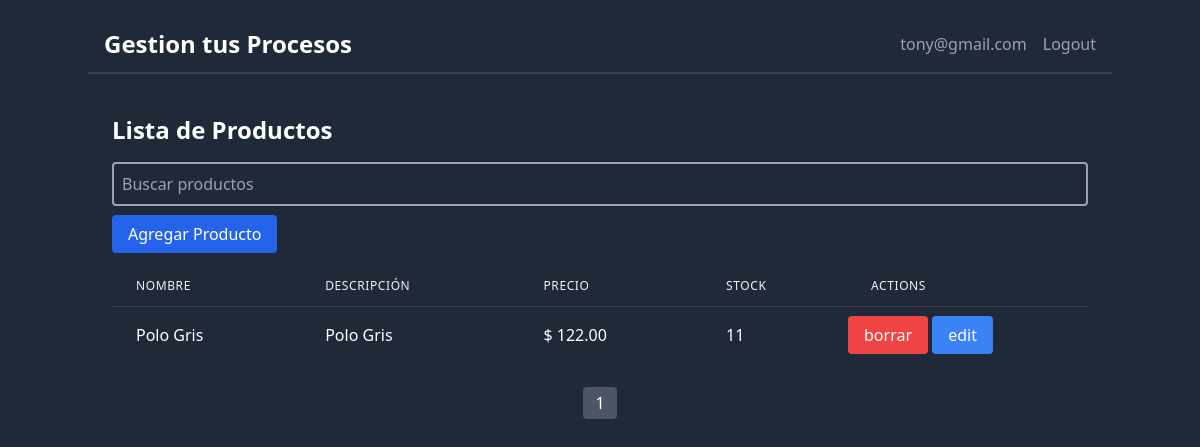
Screenshot of /inventory/ (signed in) with the database file from the repository.
### web/models.py (models this page shows, shortened)
class Product(models.Model):
    name = models.CharField(max_length=100,default=None)
    description = models.TextField(default=None)
    price = models.DecimalField(max_digits=10, decimal_places=2,default=None)
    stock = models.IntegerField(default=0)
    user = models.ForeignKey(User,on_delete=models.CASCADE,default=None)

### web/views.py (the view)
# urls.py: path('inventory/', views.view_inventory, name='view_inventory'),
def view_inventory(request):
    if request.method == 'POST':
        producto = request.POST['product']
        search_products = Product.objects.filter(name__startswith = producto)
        return render(request,'aplication/inventory.html',{'products':search_products})
    else:
        products = Product.objects.filter(user_id=request.user.id)
        paginator = Paginator(products,4)
        page = request.GET.get('page',1)
        products_page = paginator.page(page)
        return render(request,'aplication/inventory.html',{'products':products_page})

### web/templates/aplication/inventory.html (shortened to what this page needs)
{% extends 'base.html' %}
{% block inventory %}
  <div class="container mx-auto p-6">
    <h2 class="text-2xl font-bold mb-4 text-white">Lista de Productos</h2>
    <form method="POST" class="mb-4" action="{% url 'app:view_inventory' %}">
      <input type="text" name="product" placeholder="Buscar productos"  class="border-2 border-gray-400 p-2 rounded w-full bg-gray-800 text-white" />
    </form>
    <div class="mb-5">
      <a href="{% url 'app:view_inventory_form' %}" class="px-4 py-2 bg-blue-600 hover:bg-blue-700 rounded text-white">Agregar Producto</a>
    </div>
    <div class="overflow-x-auto">
      <table class="min-w-full divide-y divide-gray-700">
        <thead>
          <tr>
            <th class="px-6 py-3 bg-gray-800 text-left text-xs font-medium text-gray-100 uppercase tracking-wider">Nombre</th>
            <th class="px-6 py-3 bg-gray-800 text-left text-xs font-medium text-gray-100 uppercase tracking-wider">Descripción</th>
            <th class="px-6 py-3 bg-gray-800 text-left text-xs font-medium text-gray-100 uppercase tracking-wider">Precio</th>
            <th class="px-6 py-3 bg-gray-800 text-left text-xs font-medium text-gray-100 uppercase tracking-wider">Stock</th>
            <th class="px-6 py-3 bg-gray-800 text-left text-xs font-medium text-gray-100 uppercase tracking-wider">Actions</th>
          </tr>
        </thead>
        <tbody class="bg-gray-800 divide-y divide-gray-700 text-white">
          {% for product in products %}
            <tr>
              <td class="px-6 py-4 whitespace-nowrap">{{product.name}}</td>
              <td class="px-6 py-4 whitespace-nowrap">{{product.description}}</td>
              <td class="px-6 py-4 whitespace-nowrap">$ {{product.price}}</td>
              <td class="px-6 py-4 whitespace-nowrap">{{product.stock}}</td>
              <td>
                <a href="{% url 'app:view_inventory_delete' product.id %}" class="px-4 py-2 bg-red-500 hover:bg-red-700 rounded text-white">borrar</a>
                <a href="{% url 'app:view_inventory_edit' product.id %}" class="px-4 py-2 bg-blue-500 hover:bg-blue-700 rounded text-white">edit</a>
              </td>
            </tr>
          {%empty%}
            <h2 class="text-xl font-bold mb-4 text-white">No hay Producto</h2>
          {% endfor %}
        </tbody>
      </table>
    </div>
    <div class="mt-6">
      <div class="flex justify-center space-x-2">
        {% for num in products.paginator.page_range %}
          {% if products.number == num %}
            <span class="px-3 py-1 bg-gray-600 text-white rounded">{{ num }}</span>
          {% elif num > products.number|add:'-3' and num < products.number|add:'3' %}
            <a href="?page={{ num }}&q={{ query }}" class="px-3 py-1 bg-gray-800 text-gray-400 rounded">{{ num }}</a>
          {% endif %}
        {% endfor %}
      </div>
    </div>
  </div>
{% endblock %}

### web/templates/views/navbar.html
<header class="w-full py-4 bg-gray-800 ">
    <div class="container mx-auto flex justify-between items-center px-4 py-3 border-b-2 border-gray-700">
        <a href="{% url 'app:view_home' %}" class="text-2xl font-bold text-white">Gestion tus Procesos</a>
        <nav class="space-x-4 flex justify-center">
            <p class="text-gray-400 hover:text-white">
                {% if request.user and request.user.is_authenticated %}
                {{request.user.email}}
                {% endif %}
            </p>
            <a href="{% url 'app:view_logout' %}" class="text-gray-400 hover:text-white">Logout</a>
        </nav>
    </div>
</header>

### rows the page displays
Product: name "Polo Gris", description "Polo Gris", price "122.00", stock "11"

### other values shown
{{ request.user.email }} "tony@gmail.com"
{{ num }} "1"
